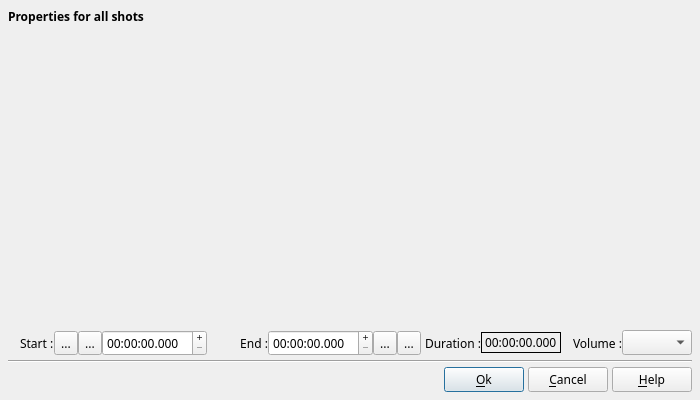
<?xml version="1.0" encoding="UTF-8"?>
<ui version="4.0">
 <class>DlgVideoEdit</class>
 <widget class="QDialog" name="DlgVideoEdit">
  <property name="geometry">
   <rect>
    <x>0</x>
    <y>0</y>
    <width>700</width>
    <height>400</height>
   </rect>
  </property>
  <property name="minimumSize">
   <size>
    <width>700</width>
    <height>400</height>
   </size>
  </property>
  <property name="font">
   <font>
    <family>Sans Serif</family>
    <pointsize>9</pointsize>
   </font>
  </property>
  <property name="windowTitle">
   <string>Cut video</string>
  </property>
  <layout class="QVBoxLayout" name="verticalLayout">
   <property name="spacing">
    <number>4</number>
   </property>
   <property name="margin">
    <number>8</number>
   </property>
   <item>
    <layout class="QGridLayout" name="gridLayout">
     <property name="margin">
      <number>0</number>
     </property>
     <property name="spacing">
      <number>2</number>
     </property>
     <item row="0" column="0" colspan="2">
      <widget class="QLabel" name="label_5">
       <property name="font">
        <font>
         <weight>75</weight>
         <bold>true</bold>
        </font>
       </property>
       <property name="text">
        <string>Properties for all shots</string>
       </property>
      </widget>
     </item>
     <item row="1" column="0">
      <widget class="QLabel" name="label_6">
       <property name="sizePolicy">
        <sizepolicy hsizetype="Fixed" vsizetype="Preferred">
         <horstretch>0</horstretch>
         <verstretch>0</verstretch>
        </sizepolicy>
       </property>
       <property name="minimumSize">
        <size>
         <width>10</width>
         <height>0</height>
        </size>
       </property>
       <property name="maximumSize">
        <size>
         <width>10</width>
         <height>16777215</height>
        </size>
       </property>
       <property name="text">
        <string notr="true"/>
       </property>
      </widget>
     </item>
     <item row="1" column="1">
      <layout class="QVBoxLayout" name="verticalLayout_3">
       <property name="spacing">
        <number>2</number>
       </property>
       <property name="margin">
        <number>0</number>
       </property>
       <item>
        <widget class="wgt_QVideoPlayer" name="VideoPlayer" native="true">
         <property name="sizePolicy">
          <sizepolicy hsizetype="Expanding" vsizetype="Expanding">
           <horstretch>0</horstretch>
           <verstretch>0</verstretch>
          </sizepolicy>
         </property>
        </widget>
       </item>
       <item>
        <layout class="QHBoxLayout" name="horizontalLayout_5">
         <property name="spacing">
          <number>0</number>
         </property>
         <property name="margin">
          <number>0</number>
         </property>
         <item>
          <widget class="QLabel" name="label_3">
           <property name="text">
            <string>Start :</string>
           </property>
          </widget>
         </item>
         <item>
          <widget class="QToolButton" name="SeekLeftBt">
           <property name="toolTip">
            <string extracomment="Tooltip in dialog box">Move to start position</string>
           </property>
           <property name="text">
            <string notr="true">...</string>
           </property>
           <property name="icon">
            <iconset>
             <normaloff>:/img/player_rew.png</normaloff>:/img/player_rew.png</iconset>
           </property>
          </widget>
         </item>
         <item>
          <widget class="QToolButton" name="DefStartPosBT">
           <property name="toolTip">
            <string extracomment="Tooltip in dialog box">Use current position as start position</string>
           </property>
           <property name="text">
            <string notr="true">...</string>
           </property>
           <property name="icon">
            <iconset>
             <normaloff>:/img/PosStart.png</normaloff>:/img/PosStart.png</iconset>
           </property>
          </widget>
         </item>
         <item>
          <widget class="QDateTimeEdit" name="StartPosEd">
           <property name="minimumSize">
            <size>
             <width>105</width>
             <height>0</height>
            </size>
           </property>
           <property name="maximumSize">
            <size>
             <width>105</width>
             <height>16777215</height>
            </size>
           </property>
           <property name="toolTip">
            <string extracomment="Tooltip in dialog box">Define the start position to use for</string>
           </property>
           <property name="buttonSymbols">
            <enum>QAbstractSpinBox::PlusMinus</enum>
           </property>
           <property name="specialValueText">
            <string notr="true"/>
           </property>
           <property name="displayFormat">
            <string notr="true">HH:mm:ss.zzz</string>
           </property>
          </widget>
         </item>
         <item>
          <widget class="QLabel" name="label_4">
           <property name="sizePolicy">
            <sizepolicy hsizetype="Expanding" vsizetype="Preferred">
             <horstretch>0</horstretch>
             <verstretch>0</verstretch>
            </sizepolicy>
           </property>
           <property name="text">
            <string>End :</string>
           </property>
           <property name="alignment">
            <set>Qt::AlignRight|Qt::AlignTrailing|Qt::AlignVCenter</set>
           </property>
          </widget>
         </item>
         <item>
          <widget class="QDateTimeEdit" name="EndPosEd">
           <property name="minimumSize">
            <size>
             <width>105</width>
             <height>0</height>
            </size>
           </property>
           <property name="maximumSize">
            <size>
             <width>105</width>
             <height>16777215</height>
            </size>
           </property>
           <property name="toolTip">
            <string extracomment="Tooltip in dialog box">Define the end position to use for</string>
           </property>
           <property name="buttonSymbols">
            <enum>QAbstractSpinBox::PlusMinus</enum>
           </property>
           <property name="specialValueText">
            <string notr="true"/>
           </property>
           <property name="currentSection">
            <enum>QDateTimeEdit::HourSection</enum>
           </property>
           <property name="displayFormat">
            <string notr="true">HH:mm:ss.zzz</string>
           </property>
          </widget>
         </item>
         <item>
          <widget class="QToolButton" name="DefEndPosBT">
           <property name="toolTip">
            <string extracomment="Tooltip in dialog box">Use current position as end position</string>
           </property>
           <property name="text">
            <string notr="true">...</string>
           </property>
           <property name="icon">
            <iconset>
             <normaloff>:/img/PosEnd.png</normaloff>:/img/PosEnd.png</iconset>
           </property>
          </widget>
         </item>
         <item>
          <widget class="QToolButton" name="SeekRightBt">
           <property name="toolTip">
            <string extracomment="Tooltip in dialog box">Move to end position</string>
           </property>
           <property name="text">
            <string notr="true">...</string>
           </property>
           <property name="icon">
            <iconset>
             <normaloff>:/img/player_fwd.png</normaloff>:/img/player_fwd.png</iconset>
           </property>
          </widget>
         </item>
         <item>
          <widget class="QLabel" name="label">
           <property name="sizePolicy">
            <sizepolicy hsizetype="Expanding" vsizetype="Preferred">
             <horstretch>0</horstretch>
             <verstretch>0</verstretch>
            </sizepolicy>
           </property>
           <property name="text">
            <string>Duration :</string>
           </property>
           <property name="alignment">
            <set>Qt::AlignRight|Qt::AlignTrailing|Qt::AlignVCenter</set>
           </property>
          </widget>
         </item>
         <item>
          <widget class="QLabel" name="ActualDuration">
           <property name="maximumSize">
            <size>
             <width>16777215</width>
             <height>21</height>
            </size>
           </property>
           <property name="frameShape">
            <enum>QFrame::Box</enum>
           </property>
           <property name="text">
            <string notr="true">00:00:00.000</string>
           </property>
          </widget>
         </item>
         <item>
          <widget class="QLabel" name="label_2">
           <property name="sizePolicy">
            <sizepolicy hsizetype="Expanding" vsizetype="Preferred">
             <horstretch>0</horstretch>
             <verstretch>0</verstretch>
            </sizepolicy>
           </property>
           <property name="text">
            <string>Volume :</string>
           </property>
           <property name="alignment">
            <set>Qt::AlignRight|Qt::AlignTrailing|Qt::AlignVCenter</set>
           </property>
          </widget>
         </item>
         <item>
          <widget class="QComboBox" name="VolumeReductionFactorCB">
           <property name="sizePolicy">
            <sizepolicy hsizetype="Fixed" vsizetype="Fixed">
             <horstretch>0</horstretch>
             <verstretch>0</verstretch>
            </sizepolicy>
           </property>
           <property name="minimumSize">
            <size>
             <width>70</width>
             <height>0</height>
            </size>
           </property>
           <property name="maximumSize">
            <size>
             <width>70</width>
             <height>16777215</height>
            </size>
           </property>
           <property name="toolTip">
            <string>Define the &quot; Master Volume &quot; for the movie</string>
           </property>
           <property name="currentIndex">
            <number>-1</number>
           </property>
          </widget>
         </item>
        </layout>
       </item>
      </layout>
     </item>
    </layout>
   </item>
   <item>
    <widget class="Line" name="line">
     <property name="orientation">
      <enum>Qt::Horizontal</enum>
     </property>
    </widget>
   </item>
   <item>
    <layout class="QHBoxLayout" name="horizontalLayout_2">
     <property name="spacing">
      <number>4</number>
     </property>
     <item>
      <spacer name="horizontalSpacer_2">
       <property name="orientation">
        <enum>Qt::Horizontal</enum>
       </property>
       <property name="sizeHint" stdset="0">
        <size>
         <width>40</width>
         <height>20</height>
        </size>
       </property>
      </spacer>
     </item>
     <item>
      <widget class="QPushButton" name="OKBT">
       <property name="toolTip">
        <string>Accept modification and exit dialog box</string>
       </property>
       <property name="text">
        <string>&amp;Ok</string>
       </property>
       <property name="icon">
        <iconset>
         <normaloff>:/img/action_ok.png</normaloff>:/img/action_ok.png</iconset>
       </property>
      </widget>
     </item>
     <item>
      <widget class="QPushButton" name="CloseBT">
       <property name="toolTip">
        <string>Cancel modification and exit dialog box</string>
       </property>
       <property name="text">
        <string>&amp;Cancel</string>
       </property>
       <property name="icon">
        <iconset>
         <normaloff>:/img/action_cancel.png</normaloff>:/img/action_cancel.png</iconset>
       </property>
      </widget>
     </item>
     <item>
      <widget class="QPushButton" name="HelpBT">
       <property name="toolTip">
        <string>Open help page describing this dialog box</string>
       </property>
       <property name="text">
        <string>&amp;Help</string>
       </property>
       <property name="icon">
        <iconset>
         <normaloff>:/img/help.png</normaloff>:/img/help.png</iconset>
       </property>
       <property name="shortcut">
        <string>F1</string>
       </property>
      </widget>
     </item>
    </layout>
   </item>
  </layout>
 </widget>
 <customwidgets>
  <customwidget>
   <class>wgt_QVideoPlayer</class>
   <extends>QWidget</extends>
   <header>wgt_QVideoPlayer.h</header>
   <container>1</container>
  </customwidget>
 </customwidgets>
 <resources>
  <include location="../../../../RSCffDiaporama.qrc"/>
 </resources>
 <connections/>
</ui>
